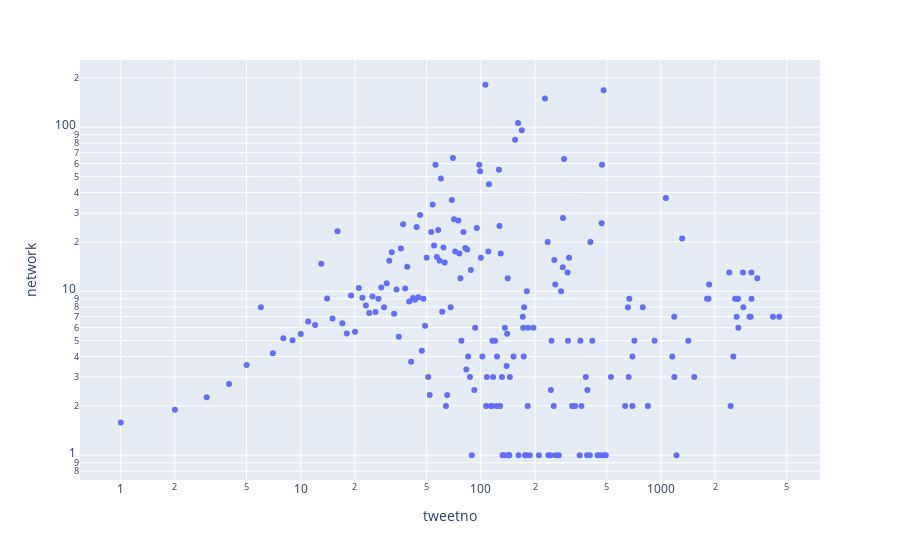

This figure's notebook cell:
### Markdown cell above
3c. We want to see if there is a relationship between the number of tweets a user makes and the size of their local network. We don't want to return all records, so we'll aggregate by the size of the `USER`s tweet `count`. Return the *average* number of connections for individuals within each unique tweet count bin. We then want to plot the tweet count against the average number of relationships those users have.

### Code cell
import plotly.express as px

results = graph.run("""
MATCH (a:USER)-[r]-(b:USER)
WHERE a <> b
WITH a, count(r) AS relationships, a.count AS tweetno
RETURN tweetno, AVG(relationships) AS network
ORDER BY tweetno
""").data()

## tweetno: Unique tweet count ## network: Average number of connections
px.scatter(results, x="tweetno", y="network", log_x=True, log_y=True)

### Figure 1 — Plotly figure (JSON) as saved in the notebook; plotly's stock layout.template omitted (floating-point values rounded to 4 significant figures; data arrays with more than 128 entries replaced by an {"elided": "..."} marker saying what was removed)
{"data": [{"hovertemplate": "tweetno=%{x}<br>network=%{y}<extra></extra>", "legendgroup": "", "marker": {"color": "#636efa", "symbol": "circle"}, "mode": "markers", "name": "", "orientation": "v", "showlegend": false, "type": "scatter", "x": {"elided": "208 int values"}, "xaxis": "x", "y": {"elided": "208 float values"}, "yaxis": "y"}], "layout": {"autosize": true, "legend": {"tracegroupgap": 0}, "margin": {"t": 60}, "xaxis": {"anchor": "y", "autorange": true, "domain": [0, 1], "range": [-0.2217, 3.879], "title": {"text": "tweetno"}, "type": "log"}, "yaxis": {"anchor": "x", "autorange": true, "domain": [0, 1], "range": [-0.1749, 2.434], "title": {"text": "network"}, "type": "log"}}}
